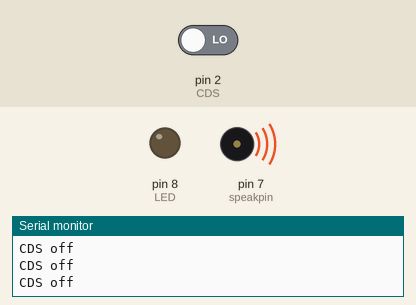
A sketch run on a simulated Arduino Uno, built with avr-gcc and run on an emulated ATmega328P. On the bench: output pins drawn as LEDs (lit = HIGH), buzzer (waves = sounding), the last lines printed to the serial monitor. The test bench sets the inputs (shaded band); at power-on: pin 2 (CDS) LOW.

Above: at 1.65 s.
2.3 s: pin 2 (CDS) driven HIGH
At 3.05 s:
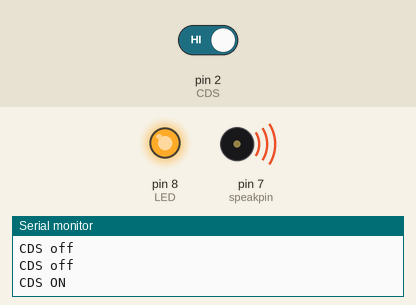
5.7 s: pin 2 (CDS) driven LOW
At 6.9 s:
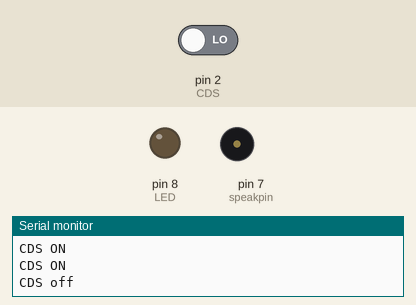
Timing chart, 0 to 15.1 s (numbered marks = the images above; inputs shaded):
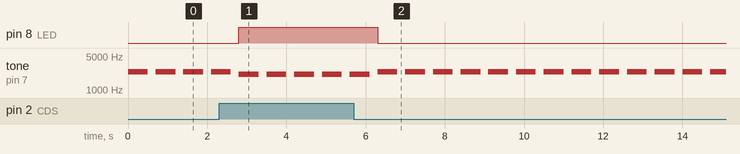

The sketch:

buzzer_CDS_sensor.ino
```cpp
#define CDS 2
#define LED 8
#define speakpin 7
int note[] = {2093,2349,2637,2793,3136,3520,3951,4186};

void setup() {
  Serial.begin(9600);
  pinMode(CDS, INPUT);
  pinMode(LED,OUTPUT);
}

void loop() {
  if (digitalRead(CDS) == HIGH) {
    Serial.println("CDS ON");
    digitalWrite(LED,HIGH);

    tone(speakpin,note[0],500);
    delay(200);
  }else{
    Serial.println("CDS off");
    digitalWrite(LED,LOW);

    tone(speakpin,note[1],500);
    delay(200);
  }
 delay(500);
}
```

Measured:
- after the input at 2.3 s, pin 8 (LED): LOW → HIGH after 0.50 s
- after the input at 5.7 s, pin 8 (LED): HIGH → LOW after 0.60 s
- by itself, tone on pin 7 (speakpin): alternates 2349 Hz for 0.50 s and silent for 0.20 s
